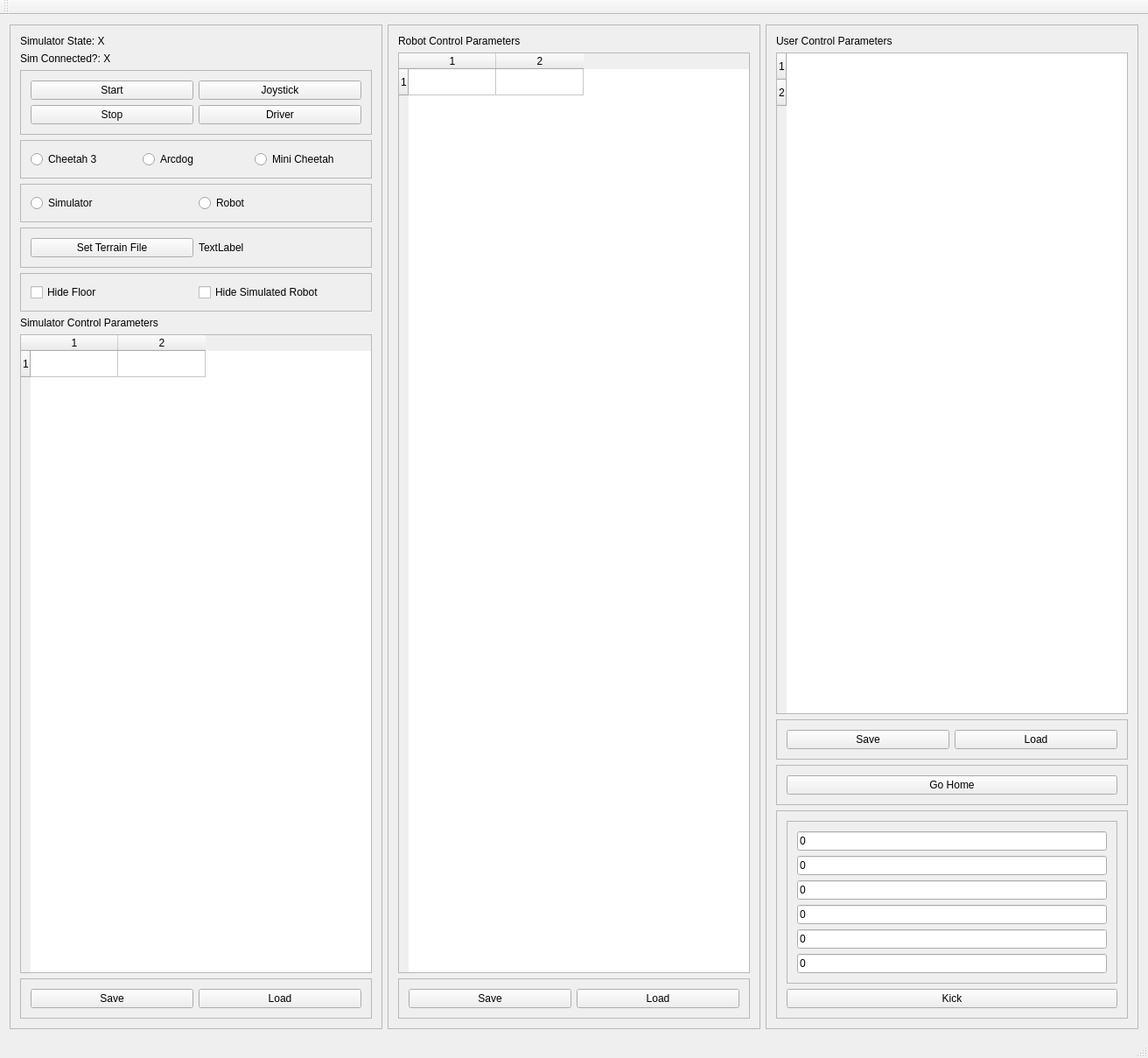
<?xml version="1.0" encoding="UTF-8"?>
<ui version="4.0">
 <class>SimControlPanel</class>
 <widget class="QMainWindow" name="SimControlPanel">
  <property name="geometry">
   <rect>
    <x>0</x>
    <y>0</y>
    <width>1312</width>
    <height>1209</height>
   </rect>
  </property>
  <property name="windowTitle">
   <string>SimControlPanel</string>
  </property>
  <widget class="QWidget" name="centralWidget">
   <layout class="QHBoxLayout" name="horizontalLayout_3">
    <item>
     <widget class="QFrame" name="frame_2">
      <property name="frameShape">
       <enum>QFrame::StyledPanel</enum>
      </property>
      <property name="frameShadow">
       <enum>QFrame::Raised</enum>
      </property>
      <layout class="QVBoxLayout" name="verticalLayout">
       <item>
        <widget class="QLabel" name="simulatorStateLabel">
         <property name="text">
          <string>Simulator State: X</string>
         </property>
        </widget>
       </item>
       <item>
        <widget class="QLabel" name="simulatorConnectedLabel">
         <property name="text">
          <string>Sim Connected?: X</string>
         </property>
        </widget>
       </item>
       <item>
        <widget class="QFrame" name="frame">
         <property name="frameShape">
          <enum>QFrame::StyledPanel</enum>
         </property>
         <property name="frameShadow">
          <enum>QFrame::Raised</enum>
         </property>
         <layout class="QGridLayout" name="gridLayout">
          <item row="0" column="0">
           <widget class="QPushButton" name="startButton">
            <property name="text">
             <string>Start</string>
            </property>
           </widget>
          </item>
          <item row="1" column="1">
           <widget class="QPushButton" name="driverButton">
            <property name="text">
             <string>Driver</string>
            </property>
           </widget>
          </item>
          <item row="0" column="1">
           <widget class="QPushButton" name="joystickButton">
            <property name="text">
             <string>Joystick</string>
            </property>
           </widget>
          </item>
          <item row="1" column="0">
           <widget class="QPushButton" name="stopButton">
            <property name="text">
             <string>Stop</string>
            </property>
           </widget>
          </item>
         </layout>
        </widget>
       </item>
       <item>
        <widget class="QFrame" name="frame_9">
         <property name="frameShape">
          <enum>QFrame::StyledPanel</enum>
         </property>
         <property name="frameShadow">
          <enum>QFrame::Raised</enum>
         </property>
         <layout class="QHBoxLayout" name="horizontalLayout_2">
          <item>
           <widget class="QRadioButton" name="cheetah3Button">
            <property name="text">
             <string>Cheetah 3</string>
            </property>
           </widget>
          </item>
          <item>
           <widget class="QRadioButton" name="ArcdogButton">
            <property name="text">
             <string>Arcdog</string>
            </property>
           </widget>
          </item>
          <item>
           <widget class="QRadioButton" name="miniCheetahButton">
            <property name="text">
             <string>Mini Cheetah</string>
            </property>
           </widget>
          </item>
         </layout>
        </widget>
       </item>
       <item>
        <widget class="QFrame" name="frame_10">
         <property name="frameShape">
          <enum>QFrame::StyledPanel</enum>
         </property>
         <property name="frameShadow">
          <enum>QFrame::Raised</enum>
         </property>
         <layout class="QHBoxLayout" name="horizontalLayout">
          <item>
           <widget class="QRadioButton" name="simulatorButton">
            <property name="text">
             <string>Simulator</string>
            </property>
           </widget>
          </item>
          <item>
           <widget class="QRadioButton" name="robotButton">
            <property name="text">
             <string>Robot</string>
            </property>
           </widget>
          </item>
         </layout>
        </widget>
       </item>
       <item>
        <widget class="QFrame" name="frame_13">
         <property name="frameShape">
          <enum>QFrame::StyledPanel</enum>
         </property>
         <property name="frameShadow">
          <enum>QFrame::Raised</enum>
         </property>
         <layout class="QHBoxLayout" name="horizontalLayout_4">
          <item>
           <widget class="QPushButton" name="setTerrainButton">
            <property name="text">
             <string>Set Terrain File</string>
            </property>
           </widget>
          </item>
          <item>
           <widget class="QLabel" name="terrainFileLabel">
            <property name="text">
             <string>TextLabel</string>
            </property>
           </widget>
          </item>
         </layout>
        </widget>
       </item>
       <item>
        <widget class="QFrame" name="frame_14">
         <property name="frameShape">
          <enum>QFrame::StyledPanel</enum>
         </property>
         <property name="frameShadow">
          <enum>QFrame::Raised</enum>
         </property>
         <layout class="QHBoxLayout" name="horizontalLayout_5">
          <item>
           <widget class="QCheckBox" name="hide_floor_checkbox">
            <property name="text">
             <string>Hide Floor</string>
            </property>
           </widget>
          </item>
          <item>
           <widget class="QCheckBox" name="hide_robot_checkbox">
            <property name="text">
             <string>Hide Simulated Robot</string>
            </property>
           </widget>
          </item>
         </layout>
        </widget>
       </item>
       <item>
        <widget class="QLabel" name="label">
         <property name="text">
          <string>Simulator Control Parameters</string>
         </property>
        </widget>
       </item>
       <item>
        <widget class="QTableWidget" name="simulatorTable">
         <property name="rowCount">
          <number>1</number>
         </property>
         <property name="columnCount">
          <number>2</number>
         </property>
         <row/>
         <column/>
         <column/>
        </widget>
       </item>
       <item>
        <widget class="QFrame" name="frame_6">
         <property name="frameShape">
          <enum>QFrame::StyledPanel</enum>
         </property>
         <property name="frameShadow">
          <enum>QFrame::Raised</enum>
         </property>
         <layout class="QGridLayout" name="gridLayout_3">
          <item row="0" column="1">
           <widget class="QPushButton" name="loadSimulatorButton">
            <property name="text">
             <string>Load</string>
            </property>
           </widget>
          </item>
          <item row="0" column="0">
           <widget class="QPushButton" name="saveSimulatorButton">
            <property name="text">
             <string>Save</string>
            </property>
           </widget>
          </item>
         </layout>
        </widget>
       </item>
      </layout>
     </widget>
    </item>
    <item>
     <widget class="QFrame" name="frame_5">
      <property name="frameShape">
       <enum>QFrame::StyledPanel</enum>
      </property>
      <property name="frameShadow">
       <enum>QFrame::Raised</enum>
      </property>
      <layout class="QVBoxLayout" name="verticalLayout_3">
       <item>
        <widget class="QLabel" name="label_2">
         <property name="text">
          <string>Robot Control Parameters</string>
         </property>
        </widget>
       </item>
       <item>
        <widget class="QTableWidget" name="robotTable">
         <property name="rowCount">
          <number>1</number>
         </property>
         <property name="columnCount">
          <number>2</number>
         </property>
         <row/>
         <column/>
         <column/>
        </widget>
       </item>
       <item>
        <widget class="QFrame" name="frame_4">
         <property name="frameShape">
          <enum>QFrame::StyledPanel</enum>
         </property>
         <property name="frameShadow">
          <enum>QFrame::Raised</enum>
         </property>
         <layout class="QGridLayout" name="gridLayout_2">
          <item row="0" column="1">
           <widget class="QPushButton" name="loadRobotButton">
            <property name="text">
             <string>Load</string>
            </property>
           </widget>
          </item>
          <item row="0" column="0">
           <widget class="QPushButton" name="saveRobotButton">
            <property name="text">
             <string>Save</string>
            </property>
           </widget>
          </item>
         </layout>
        </widget>
       </item>
      </layout>
     </widget>
    </item>
    <item>
     <widget class="QFrame" name="frame_3">
      <property name="frameShape">
       <enum>QFrame::StyledPanel</enum>
      </property>
      <property name="frameShadow">
       <enum>QFrame::Raised</enum>
      </property>
      <layout class="QVBoxLayout" name="verticalLayout_2">
       <item>
        <widget class="QLabel" name="label_3">
         <property name="text">
          <string>User Control Parameters</string>
         </property>
        </widget>
       </item>
       <item>
        <widget class="QTableWidget" name="userControlTable">
         <property name="rowCount">
          <number>2</number>
         </property>
         <property name="columnCount">
          <number>0</number>
         </property>
         <row/>
         <row/>
        </widget>
       </item>
       <item>
        <widget class="QFrame" name="frame_7">
         <property name="frameShape">
          <enum>QFrame::StyledPanel</enum>
         </property>
         <property name="frameShadow">
          <enum>QFrame::Raised</enum>
         </property>
         <layout class="QGridLayout" name="gridLayout_4">
          <item row="0" column="1">
           <widget class="QPushButton" name="loadUserButton">
            <property name="text">
             <string>Load</string>
            </property>
           </widget>
          </item>
          <item row="0" column="0">
           <widget class="QPushButton" name="saveUserButton">
            <property name="text">
             <string>Save</string>
            </property>
           </widget>
          </item>
         </layout>
        </widget>
       </item>
       <item>
        <widget class="QFrame" name="frame_8">
         <property name="frameShape">
          <enum>QFrame::StyledPanel</enum>
         </property>
         <property name="frameShadow">
          <enum>QFrame::Raised</enum>
         </property>
         <layout class="QVBoxLayout" name="verticalLayout_4">
          <item>
           <widget class="QPushButton" name="goHomeButton">
            <property name="text">
             <string>Go Home</string>
            </property>
           </widget>
          </item>
         </layout>
        </widget>
       </item>
       <item>
        <widget class="QFrame" name="frame_12">
         <property name="sizePolicy">
          <sizepolicy hsizetype="Expanding" vsizetype="Preferred">
           <horstretch>0</horstretch>
           <verstretch>0</verstretch>
          </sizepolicy>
         </property>
         <property name="frameShape">
          <enum>QFrame::StyledPanel</enum>
         </property>
         <property name="frameShadow">
          <enum>QFrame::Raised</enum>
         </property>
         <layout class="QGridLayout" name="gridLayout_6">
          <item row="0" column="0">
           <widget class="QFrame" name="frame_11">
            <property name="frameShape">
             <enum>QFrame::StyledPanel</enum>
            </property>
            <property name="frameShadow">
             <enum>QFrame::Raised</enum>
            </property>
            <layout class="QVBoxLayout" name="verticalLayout_6">
             <item>
              <widget class="QLineEdit" name="kickAngularX">
               <property name="sizePolicy">
                <sizepolicy hsizetype="Ignored" vsizetype="Fixed">
                 <horstretch>0</horstretch>
                 <verstretch>0</verstretch>
                </sizepolicy>
               </property>
               <property name="text">
                <string>0</string>
               </property>
              </widget>
             </item>
             <item>
              <widget class="QLineEdit" name="kickAngularY">
               <property name="sizePolicy">
                <sizepolicy hsizetype="Ignored" vsizetype="Fixed">
                 <horstretch>0</horstretch>
                 <verstretch>0</verstretch>
                </sizepolicy>
               </property>
               <property name="text">
                <string>0</string>
               </property>
              </widget>
             </item>
             <item>
              <widget class="QLineEdit" name="kickAngularZ">
               <property name="sizePolicy">
                <sizepolicy hsizetype="Ignored" vsizetype="Fixed">
                 <horstretch>0</horstretch>
                 <verstretch>0</verstretch>
                </sizepolicy>
               </property>
               <property name="text">
                <string>0</string>
               </property>
              </widget>
             </item>
             <item>
              <widget class="QLineEdit" name="kickLinearX">
               <property name="sizePolicy">
                <sizepolicy hsizetype="Minimum" vsizetype="Fixed">
                 <horstretch>0</horstretch>
                 <verstretch>0</verstretch>
                </sizepolicy>
               </property>
               <property name="text">
                <string>0</string>
               </property>
              </widget>
             </item>
             <item>
              <widget class="QLineEdit" name="kickLinearY">
               <property name="sizePolicy">
                <sizepolicy hsizetype="Minimum" vsizetype="Fixed">
                 <horstretch>0</horstretch>
                 <verstretch>0</verstretch>
                </sizepolicy>
               </property>
               <property name="text">
                <string>0</string>
               </property>
              </widget>
             </item>
             <item>
              <widget class="QLineEdit" name="kickLinearZ">
               <property name="sizePolicy">
                <sizepolicy hsizetype="Minimum" vsizetype="Fixed">
                 <horstretch>0</horstretch>
                 <verstretch>0</verstretch>
                </sizepolicy>
               </property>
               <property name="text">
                <string>0</string>
               </property>
              </widget>
             </item>
            </layout>
           </widget>
          </item>
          <item row="1" column="0">
           <widget class="QPushButton" name="kickButton">
            <property name="text">
             <string>Kick</string>
            </property>
           </widget>
          </item>
         </layout>
        </widget>
       </item>
      </layout>
     </widget>
    </item>
   </layout>
  </widget>
  <widget class="QMenuBar" name="menuBar">
   <property name="geometry">
    <rect>
     <x>0</x>
     <y>0</y>
     <width>1312</width>
     <height>22</height>
    </rect>
   </property>
  </widget>
  <widget class="QToolBar" name="mainToolBar">
   <attribute name="toolBarArea">
    <enum>TopToolBarArea</enum>
   </attribute>
   <attribute name="toolBarBreak">
    <bool>false</bool>
   </attribute>
  </widget>
  <widget class="QStatusBar" name="statusBar"/>
 </widget>
 <layoutdefault spacing="6" margin="11"/>
 <resources/>
 <connections/>
</ui>
